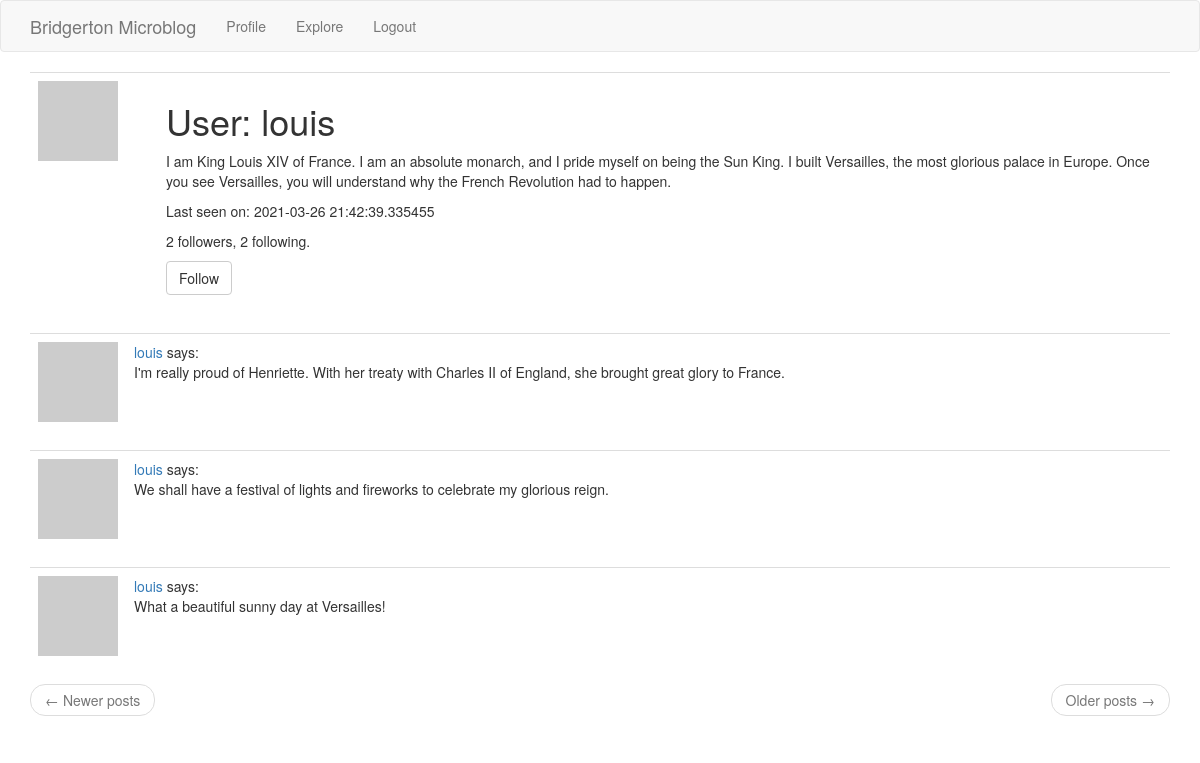
The page /user_profile/louis (signed in) on the database as committed earlier.
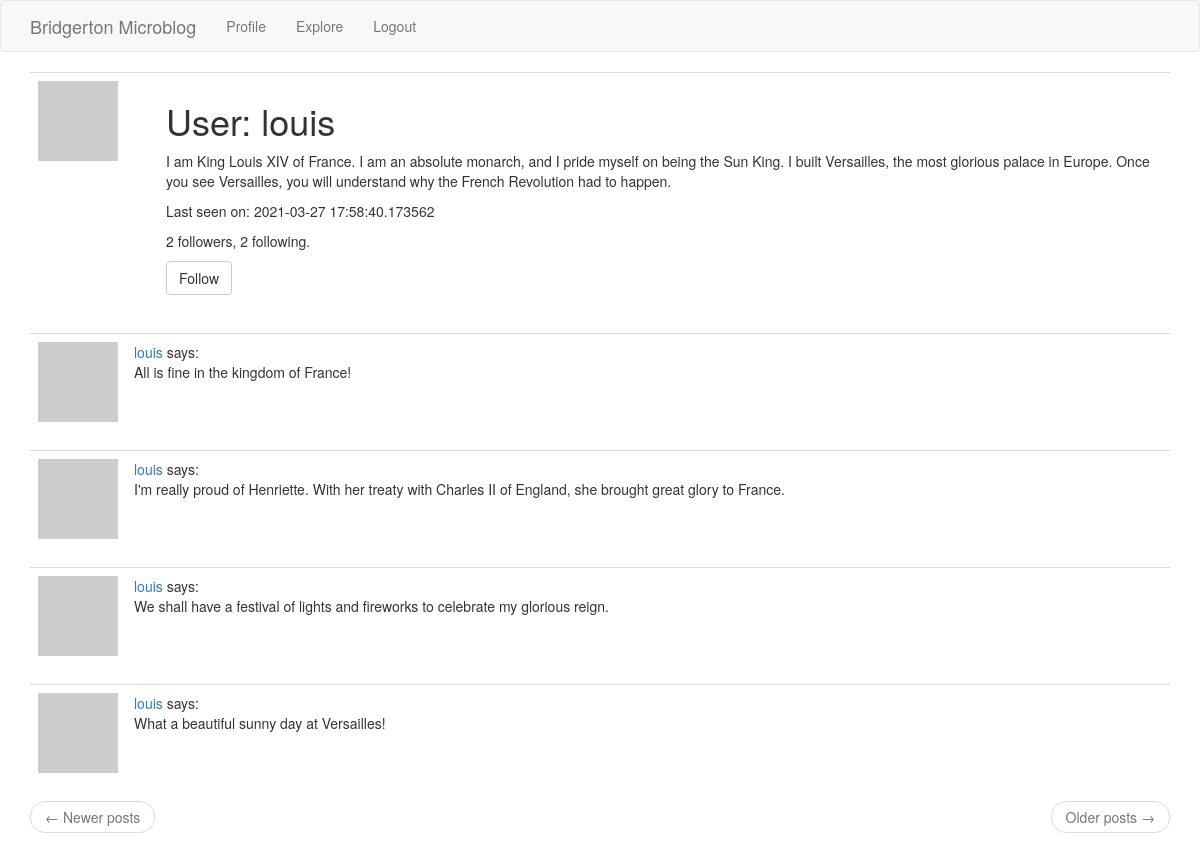
The same page on the database as committed later.
### app/models.py (models this page shows, shortened)
class User(UserMixin, db.Model):
    id = db.Column(db.Integer, primary_key=True)
    username = db.Column(db.String(64), index=True, unique=True)
    email = db.Column(db.String(128), index=True, unique=True)
    password_hash = db.Column(db.String(128))
    posts = db.relationship('Post', backref='author', lazy='dynamic')
    about_me = db.Column(db.String(256))
    last_seen = db.Column(db.DateTime, default=datetime.utcnow)
    followed = db.relationship(
        'User', secondary=followers,
        primaryjoin=(followers.c.follower_id == id),
        secondaryjoin=(followers.c.poster_id == id),
        backref=db.backref('followers', lazy='dynamic'), lazy='dynamic')
    def avatar(self, size):
        hexdigest = md5(self.email.lower().encode('utf-8')).hexdigest()
        return f'https://www.gravatar.com/avatar/{hexdigest}?s={size}&d=identicon'
    def is_following(self, user):
        return self.followed.filter(
            followers.c.poster_id == user.id).count() > 0

class Post(db.Model):
    id = db.Column(db.Integer, primary_key=True)
    body = db.Column(db.String(140))
    timestamp = db.Column(db.DateTime, index=True, default=datetime.utcnow)
    user_id = db.Column(db.Integer, db.ForeignKey('user.id'))

### app/routes.py (the view)
@app.route('/user_profile/<username>')
@login_required
def user_profile(username):
    user = User.query.filter_by(username=username).first_or_404()
    page = request.args.get('page', 1, type=int)
    posts = user.posts.order_by(Post.timestamp.desc()).paginate(
        page, app.config['POSTS_PER_PAGE'], False)
    next_url = url_for('user_profile', username=user.username, page=posts.next_num) \
        if posts.has_next else None
    prev_url = url_for('user_profile', username=user.username, page=posts.prev_num) \
        if posts.has_prev else None
    form = EmptyForm()
    return render_template('profile.html', user=user, posts=posts.items,
                           next_url=next_url, prev_url=prev_url, form=form)

### app/forms.py
class EmptyForm(FlaskForm):
    submit = SubmitField('Submit')

### app/models.py (called while the page is built)
@login.user_loader
def load_user(id):
    return User.query.get(int(id))

### app/routes.py (called while the page is built)
@app.before_request
def before_request():
    if current_user.is_authenticated:
        current_user.last_seen = datetime.utcnow()
        db.session.commit()

### app/templates/profile.html (shortened to what this page needs)
{% extends "base.html" %}
{% block app_content %}
    <table class="table table-hover">
        <tr>
            <td width="128px"><img src="{{ user.avatar(128) }}"></td>
            <td>
                <h1>User: {{ user.username }}</h1>
                {% if user.about_me %}<p>{{ user.about_me }}</p>{% endif %}
                {% if user.last_seen %}<p>Last seen on: {{ user.last_seen }}</p>{% endif %}
                <p>{{ user.followers.count() }} followers, {{ user.followed.count() }} following.</p>
                {% if user == current_user %}
                <p><a href="{{ url_for('edit_profile') }}">Edit your profile</a></p>
                {% elif not current_user.is_following(user) %}
                <p>
                    <form action="{{ url_for('follow', username=user.username) }}" method="post">
                        {{ form.submit(value='Follow', class_='btn btn-default') }}
                    </form>
                </p>
                {% endif %}
            </td>
        </tr>
    </table>
    {% for post in posts %}
        {% include '_post.html' %}
    {% endfor %}
    <nav aria-label="...">
        <ul class="pager">
            <li class="previous{% if not prev_url %} disabled{% endif %}">
                <a href="{{ prev_url or '#' }}">
                    <span aria-hidden="true">&larr;</span> Newer posts
                </a>
            </li>
            <li class="next{% if not next_url %} disabled{% endif %}">
                <a href="{{ next_url or '#' }}">
                    Older posts <span aria-hidden="true">&rarr;</span>
                </a>
            </li>
        </ul>
    </nav>
{% endblock %}

### app/templates/base.html (shortened to what this page needs)
{% extends 'bootstrap/base.html' %}
{% block navbar %}
<nav class="navbar navbar-default">
    <div class="container">
        <div class="navbar-header">
            <a class="navbar-brand" href="{{ url_for('index') }}">Bridgerton Microblog</a>
        </div>
        <div class="collapse navbar-collapse" id="bs-example-navbar-collapse-1">
            <ul class="nav navbar-nav">
                {% if current_user.is_anonymous %}
                    <li><a href="{{ url_for('login') }}">Login</a></li>
                {% else %}
                    <li><a href="{{ url_for('edit_profile', username=current_user.username) }}">Profile</a></li>
                    <li><a href="{{ url_for('explore', username=current_user.username) }}">Explore</a></li>
                    <li><a href="{{ url_for('logout') }}">Logout</a></li>
                {% endif %}
            </ul>
        </div>
    </div>
</nav>
{% endblock %}
{% block content %}
    <div class="container">
    {% block app_content %}
    {% endblock %}
    </div>
{% endblock %}

### app/templates/_post.html
<table class="table table-hover">
    <tr>
        <td width="70px">
            <a href="{{  url_for('user_profile', username=post.author.username) }}">
                <img src="{{ post.author.avatar(70) }}">
            </a>
        </td>
        <td>
            <a href="{{ url_for('user_profile', username=post.author.username) }}">
                {{ post.author.username }}
            </a>
            says:
            <br/>
            {{ post.body }}
        </td>
    </tr>
</table>

Rows that differ between the two databases and show on the page:
changed User "louis": last_seen "2021-03-26 21:42:39.335455" → "2021-03-27 17:58:40.173562"
added Post: author.username "louis", body "All is fine in the kingdom of France!"
